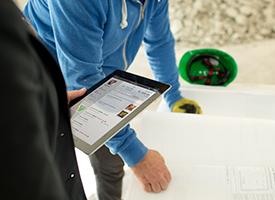
#> input picture src/Convert/ImageBundle/Tests/Workers/test.jpg, 275 x 200 px
$ python skin-color-detector.py ../../../../Convert/ImageBundle/Tests/Workers/test.jpg   (Python 2 division)
#> lines starting #> are read from the running program, lines starting #| are printed output that depends on the picture; long printed decimals are rounded
#!python2

# Detect and print the percentage of skin color in an image file.
# Usage: `python2 skin-color-detector.py image.jpg`

import os, glob, sys
from PIL import Image

def get_skin_ratio(suspect_image):
    cropped_image = suspect_image.crop((
        int(suspect_image.size[0] * 0.2),
        int(suspect_image.size[1] * 0.2),
        suspect_image.size[0] - int(suspect_image.size[0] * 0.2),
        suspect_image.size[1] - int(suspect_image.size[1] * 0.2)
    ))

    skin = sum([count for count, rgb in cropped_image.getcolors(cropped_image.size[0] * cropped_image.size[1]) if rgb[0] > 60 and rgb[1] < (rgb[0] * 0.85) and rgb[2] < (rgb[0] * 0.7) and rgb[1] > (rgb[0] * 0.4) and rgb[2] > (rgb[0] * 0.2)])

    return float(skin) / float(cropped_image.size[0] * cropped_image.size[1])

suspect_image_file = sys.argv[1]
image = Image.open(suspect_image_file)
#> image is the input picture: PIL image 275x200 RGB; mean R, G, B 128, 137.7, 135

skin_percent = get_skin_ratio(image) * 100
#> in get_skin_ratio, `cropped_image = suspect_image.crop(( int(suspect_image.size[0] * 0.2),..`:
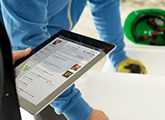
#> cropped_image: PIL image 165x120 RGB; mean R, G, B 130.1, 146.4, 147.2
#> in get_skin_ratio, `skin = sum([count for count, rgb in cropped_image.getcolors(cropped_im..`: skin = 357
#> skin_percent = 1.8

print skin_percent
#| 1.803
